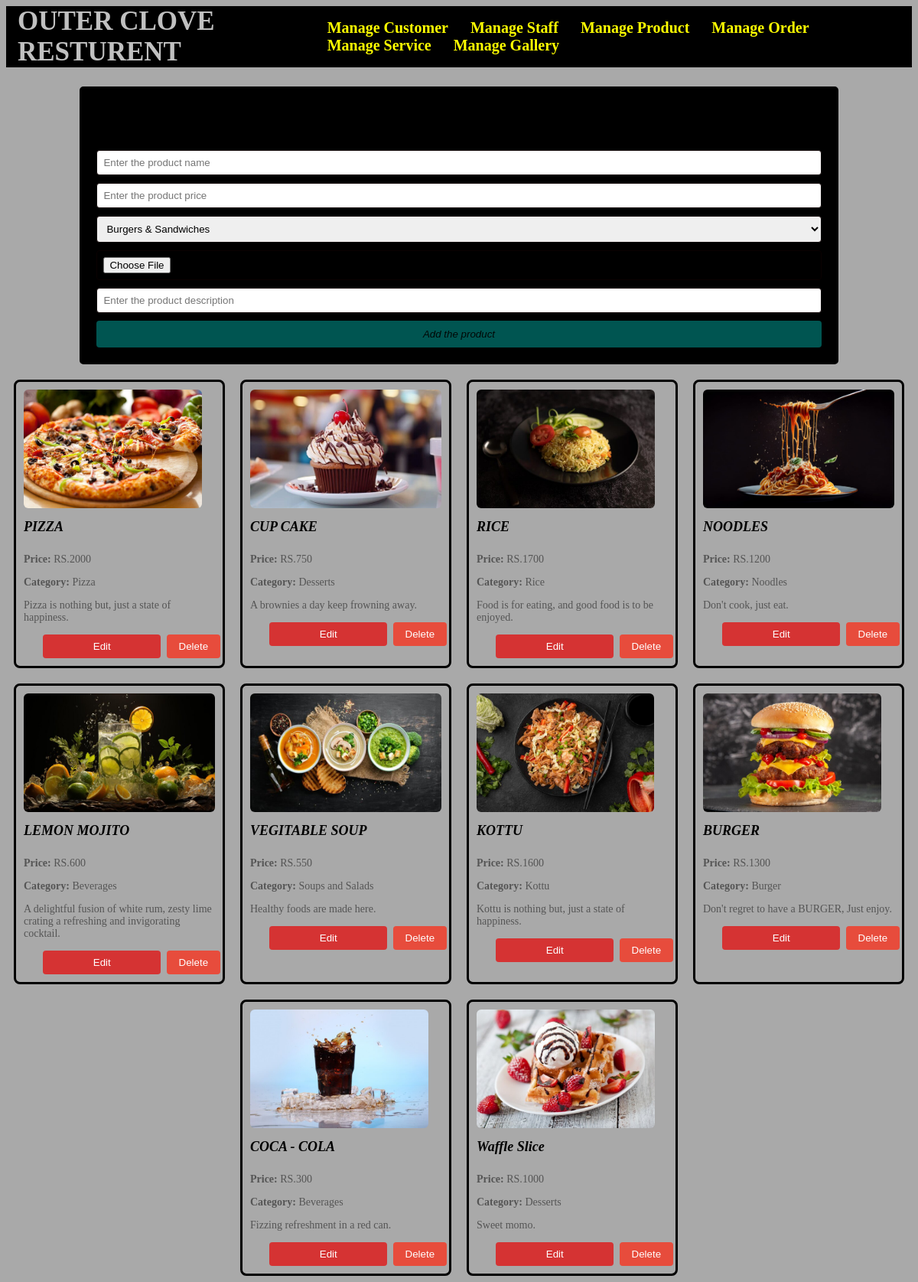
The app's page /Admin/manage_item.php with its own data.
### tables this page shows
CREATE TABLE `product` (
  `Product_id` int(10) NOT NULL,
  `Product_name` varchar(225) NOT NULL,
  `Product_price` int(225) NOT NULL,
  `Product_category` varchar(225) NOT NULL,
  `Product_image` varchar(100) NOT NULL,
  `product_discrition` varchar(225) NOT NULL
);

### Admin/manage_item.php (the view, shortened to what this page needs)
<?php
include './admin_dashboard.php';
$database = new connection();
try {
   $conn = $database->getConnection();
   $select_sql = "SELECT * FROM product";
   $stmt = $conn->prepare($select_sql);
   $stmt->execute();
   $products = $stmt->fetchAll(PDO::FETCH_ASSOC);
} catch (PDOException $e) {
   echo 'Error: ' . $e->getMessage();
}
?>
<section class="add_product">
   <form action="./manage_itemadd.php" method="post" class="add-product-form" enctype="multipart/form-data">
      <h3>ADD A NEW PRODUCT</h3>
      <input type="text" name="product_name" placeholder="Enter the product name" class="box" required>
      <input type="number" name="product_price" min="0" placeholder="Enter the product price" class="box" required>
      <select name="product_category" class="box" required>
         <option value="Burger">Burgers & Sandwiches</option>
      </select>
      <input type="file" name="product_image" accept="image/png, image/jpg, image/jpeg" class="box" required>
      <input type="text" name="product_discrition" placeholder="Enter the product description" class="box" required>
      <input type="submit" value="Add the product" name="add_product" class="btn">
   </form>
</section>
<section class="view-products">
   <div class="product-cards">
      <?php
      foreach ($products as $product) {
         echo '<div class="product-card">';
         if (!empty($product['Product_image'])) {
            echo '<img style="height:155px;" src="' . $product['Product_image'] . '">';
         } else {
            echo '<img style="height: 155px; width: auto; max-width: 100%;" src="../uploaded_img/no_img.jpg">';
         }
         echo '<h4>' . $product['Product_name'] . '</h4>';
         echo '<p><strong>Price:</strong> RS.' . $product['Product_price'] . '</p>';
         echo '<p><strong>Category:</strong> ' . $product['Product_category'] . '</p>';
         echo '<p>' . $product['product_discrition'] . '</p>';
         echo '<div class="card-footer">';
         echo '<button class="edit-btn" data-product-id="' . $product['Product_id'] . '">Edit</button>';
         echo '<form action="./delete_product.php" method="post" class=a"card_form">';
         echo '<button type="submit" class="delete-btn">Delete</button>';
         echo '</form>';
         echo '</div>';
         echo '</div>';
      }
      ?>
   </div>
</section>
</body>
</html>

### Styles/adminnav.css (style rules this page uses)
* { text-decoration:none; }

### Styles/man_gallery.css (style rules this page uses)
.add_product { margin-top: 25px; height: 50% }
body { background-color: darkgray; }
.add-product-form { max-width: 80%; ; margin: 0 auto; padding: 20px; border: 2px solid black; border-radius: 5px; background-color: black; }
.add-product-form h3 { text-align: center; margin-bottom: 20px; font-style: inherit; }
.box { width: 100%; margin-bottom: 10px; padding: 8px; border: 1px solid #0b0101; border-radius: 4px; box-sizing: border-box; }
.btn { width: 100%; padding: 10px; border: none; border-radius: 4px; background-color: #00fff255; color: rgb(1, 8, 6); cursor: pointer; font-style: italic; }
.product-cards, .gallery-cards { display: flex; flex-wrap: wrap; gap: 20px; justify-content: center; margin-top: 20px; }
.product-card, .gallery-card { border: 3px solid black; border-radius: 8px; padding: 10px; width: 250px; }
.product-card img { max-width: 100%; height: auto; border-radius: 6px; }
.product-card h4 { margin-top: 10px; font-size: 18px; font-style: oblique; }
.product-card p { margin-top: 8px; font-size: 14px; color: #555; }
.card-footer { display: flex; justify-content: space-between; align-items: center; margin-top: 10px; }
.edit-btn, .delete-btn { padding: 8px 16px; border: none; border-radius: 4px; cursor: pointer; transition: background-color 0.3s ease; }
.delete-btn { background-color: #e74c3c; position: relative; width: 100%; color: #fff; }

### Styles/user_table.css (style rules this page uses)
button { padding: 8px 16px; background-color: rgba(222, 32, 32, 0.854); color: white; border: none; border-radius: 4px; cursor: pointer; transition: background-color 0.3s ease; width: 80%; margin-left: 10%; }

### records on screen
product: Product_image (picture), Product_name "PIZZA", Product_price "2000", Product_category "Pizza", product_discrition "Pizza is nothing but, just a state of happiness."
product: Product_image (picture), Product_name "CUP CAKE", Product_price "750", Product_category "Desserts", product_discrition "A brownies a day keep frowning away."
product: Product_image (picture), Product_name "RICE", Product_price "1700", Product_category "Rice", product_discrition "Food is for eating, and good food is to be enjoyed."
product: Product_image (picture), Product_name "NOODLES", Product_price "1200", Product_category "Noodles", product_discrition "Don't cook, just eat."
product: Product_image (picture), Product_name "LEMON MOJITO", Product_price "600", Product_category "Beverages", product_discrition "A delightful fusion of white rum, zesty lime crating a refreshing and invigorating cocktail."
product: Product_image (picture), Product_name "VEGITABLE SOUP", Product_price "550", Product_category "Soups and Salads", product_discrition "Healthy foods are made here."
product: Product_image (picture), Product_name "KOTTU", Product_price "1600", Product_category "Kottu", product_discrition "Kottu is nothing but, just a state of happiness."
product: Product_image (picture), Product_name "BURGER", Product_price "1300", Product_category "Burger", product_discrition "Don't regret to have a BURGER, Just enjoy."
product: Product_image (picture), Product_name "COCA - COLA", Product_price "300", Product_category "Beverages", product_discrition "Fizzing refreshment in a red can."
product: Product_image (picture), Product_name "Waffle Slice", Product_price "1000", Product_category "Desserts", product_discrition "Sweet momo."
